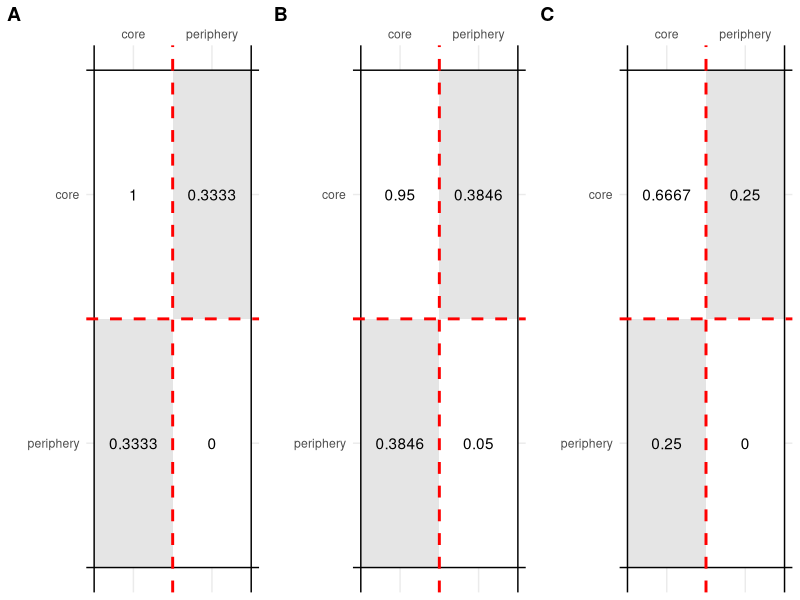
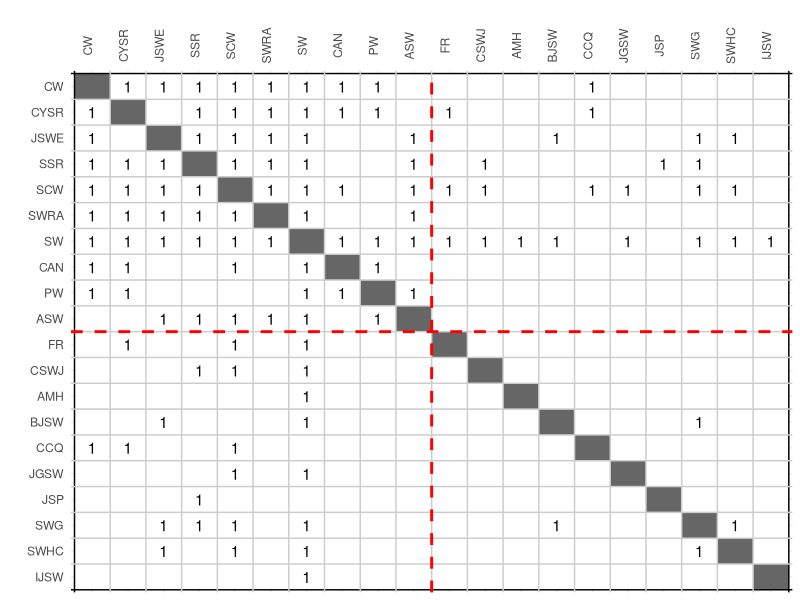
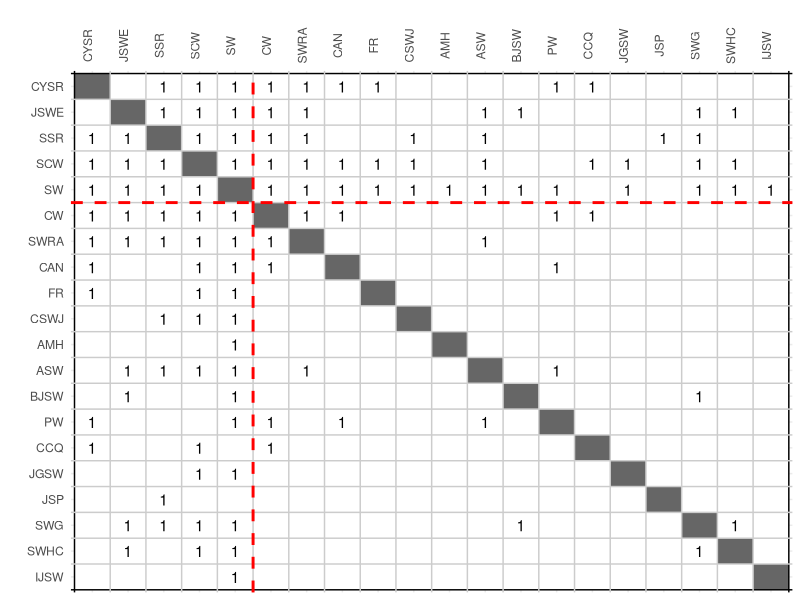

Generate these figures, in order, with R:
########################################################################################################################
## REVISING THE BORGATTI-EVERETT CORE-PERIPHERY MODEL
## (1) Figures
## R script written by [name removed for peer review]
## Date: Mar 5th, 2024
########################################################################################################################

# R PACKAGES REQUIRED
library(ggplot2);library(data.table);library(ggpubr);library(igraph)

# CLEAN ENVIRONMENT
rm(list=ls())

########################################################################################################################

# The three networks 

# BEFIG1
BEfig1 <- matrix(data=c(1,1,1,1,1,0,0,0,0,0,
                        1,1,1,1,0,1,1,1,0,0,
                        1,1,1,1,0,0,0,1,1,0,
                        1,1,1,1,1,0,0,0,0,1,
                        1,0,0,1,0,0,0,0,0,0,
                        0,1,0,0,0,0,0,0,0,0,
                        0,1,0,0,0,0,0,0,0,0,
                        0,1,1,0,0,0,0,0,0,0,
                        0,0,1,0,0,0,0,0,0,0,
                        0,0,0,1,0,0,0,0,0,0),
                 nrow=10,ncol=10,dimnames=list(1:10,1:10),byrow = TRUE)
# Send the diagonal to NA
diag(BEfig1) <- NA

# BAKER 
baker <- read.table('baker.txt',header=TRUE,sep='\t')
baker <- as.matrix(baker[,-1])
rownames(baker) <- colnames(baker) <- toupper(colnames(baker))

# Send the diagonal to NA
diag(baker) <- NA

# GALTUNG NETWORK

names <- c(paste('c',1:4,sep=''),paste('p',c(11,12,21,22,31,32,33,41,42),sep=''))
galtung <- matrix(data=c(1,1,0,1,1,1,0,0,0,0,0,0,0,
                         1,1,1,0,0,0,1,1,0,0,0,0,0,
                         0,1,1,1,0,0,0,0,1,1,1,0,0,
                         1,0,1,1,0,0,0,0,0,0,0,1,1,
                         1,0,0,0,0,0,0,0,0,0,0,0,0,
                         1,0,0,0,0,0,0,0,0,0,0,0,0,
                         0,1,0,0,0,0,0,0,0,0,0,0,0,
                         0,1,0,0,0,0,0,0,0,0,0,0,0,
                         0,0,1,0,0,0,0,0,0,0,0,0,0,
                         0,0,1,0,0,0,0,0,0,0,0,0,0,
                         0,0,1,0,0,0,0,0,0,0,0,0,0,
                         0,0,0,1,0,0,0,0,0,0,0,0,0,
                         0,0,0,1,0,0,0,0,0,0,0,0,0),
                  nrow=13,ncol=13,dimnames=list(names,names),byrow = TRUE)
# Send the diagonal to NA
diag(galtung) <- NA

########################################################################################################################

# NETWORK VISUALIZATIONS

f1 <- graph_from_adjacency_matrix(BEfig1,mode='undirected')
f2 <- graph_from_adjacency_matrix(baker,mode='undirected')
f3 <- graph_from_adjacency_matrix(galtung,mode='undirected')

jpeg(filename="Fig1.jpeg",width=12,height=4.5,units='in',res=500)
par(mfrow=c(1,3))
set.seed(0708)
plot.igraph(f1,
            vertex.color='grey80',vertex.size=28,
            edge.color='grey20',edge.width=3,
            layout=layout_with_fr(f1),
            main='BEfig1 example')
plot.igraph(f2,
            vertex.color='grey80',vertex.size=28,
            edge.color='grey20',edge.width=3,
            layout=layout_with_kk(f2),
            main="Baker's binary example")
plot.igraph(f3,
            vertex.color='grey80',vertex.size=28,
            edge.color='grey20',edge.width=3,
            layout=layout_with_fr(f3),
            main="Galtung's feudal structure example")
dev.off()

rm(f1);rm(f2);rm(f3)
par(mfrow=c(1,1))

########################################################################################################################

# PARTITION VISUALIZATIONS

# BEFIG1

# Turn the matrix into data table
BEfig1dt <- as.data.table(reshape2::melt(BEfig1))

# Turn the values to a factor
BEfig1dt[,Var1 := factor(Var1)]
BEfig1dt[,Var2 := factor(Var2,levels=rev(1:10))]

# Visualizaton
# Set members of core, and members of periphery
core <- paste(1:4)
periphery <- paste(5:10)

p1 <- ggplot(data = BEfig1dt, aes(x = Var1, y = Var2)) +
  geom_tile(fill = ifelse(BEfig1dt$Var1 == BEfig1dt$Var2,'grey40',
                          ifelse(BEfig1dt$Var1 %in% core & BEfig1dt$Var2 %in% core,'white',
                                 ifelse(BEfig1dt$Var1 %in% periphery & BEfig1dt$Var2 %in% periphery,'white','grey90')))) +
  # borders of the matrix
  geom_vline(xintercept = c(0.5,10.5), color = 'black') +
  geom_hline(yintercept = c(0.5,10.5), color = 'black') +
  # border of the cells
  geom_vline(xintercept = seq(1.5,9.5,by=1), color = 'grey80') +
  geom_hline(yintercept = seq(1.5,9.5,by=1), color = 'grey80') +
  # partition of the blockmodel
  geom_vline(xintercept = 4.5, color = 'red',linetype='dashed',linewidth=1) +
  geom_hline(yintercept = 6.5, color = 'red',linetype='dashed',linewidth=1) +
  labs(x = '', y = '') +
  scale_x_discrete(position = "top") +
  geom_text(aes(label = ifelse(BEfig1dt$value == 1,value,''))) +
  theme_minimal() +
  theme(legend.position = 'none')

ggsave("Fig2.png", p1, width = 4, height = 4)

#############################

# BAKER

# Turn the matrix into data table
bakerdt <- as.data.table(reshape2::melt(baker))

# Turn the values to a factor
bakerdt[,Var1 := factor(Var1)]
bakerdt[,Var2 := factor(Var2,levels=rev(levels(bakerdt$Var1)))]

# VisualizatiOn
# Set members of core, and members of periphery
core <- rownames(baker)[1:7]
periphery <- rownames(baker)[!(rownames(baker) %in% core)]

p2 <- ggplot(data = bakerdt, aes(x = Var1, y = Var2)) +
  geom_tile(fill = ifelse(bakerdt$Var1 == bakerdt$Var2,'grey40',
                          ifelse(bakerdt$Var1 %in% core & bakerdt$Var2 %in% core,'white',
                                 ifelse(bakerdt$Var1 %in% periphery & bakerdt$Var2 %in% periphery,'white','grey90')))) +  
  # borders of the matrix
  geom_vline(xintercept = c(0.5,20.5), color = 'black') +
  geom_hline(yintercept = c(0.5,20.5), color = 'black') +
  # border of the cells
  geom_vline(xintercept = seq(1.5,19.5,by=1), color = 'grey80') +
  geom_hline(yintercept = seq(1.5,19.5,by=1), color = 'grey80') +
  # partition of the blockmodel
  geom_vline(xintercept = 7.5, color = 'red',linetype='dashed',linewidth=1) +
  geom_hline(yintercept = 13.5, color = 'red',linetype='dashed',linewidth=1) +
  labs(x = '', y = '') +
  scale_x_discrete(position = "top") +
  geom_text(aes(label = ifelse(bakerdt$value == 1,value,''))) +
  theme_minimal() +
  theme(legend.position = 'none') + 
  theme(axis.text.x = element_text(vjust = 1, angle = 90))  

#############################

# GALTUNG

# Turn the matrix into data table
galtungdt <- as.data.table(reshape2::melt(galtung))

# Turn the values to a factor
galtungdt[,Var1 := factor(Var1)]
galtungdt[,Var2 := factor(Var2,levels=rev(levels(galtungdt$Var1)))]

# Visualizaton
# Set members of core, and members of periphery
core <- rownames(galtung)[1:4]
periphery <- rownames(galtung)[!(rownames(galtung) %in% core)]

p3 <- ggplot(data = galtungdt, aes(x = Var1, y = Var2)) +
  geom_tile(fill = ifelse(galtungdt$Var1 == galtungdt$Var2,'grey40',
                          ifelse(galtungdt$Var1 %in% core & galtungdt$Var2 %in% core,'white',
                                 ifelse(galtungdt$Var1 %in% periphery & galtungdt$Var2 %in% periphery,'white','grey90')))) + 
  # borders of the matrix
  geom_vline(xintercept = c(0.5,13.5), color = 'black') +
  geom_hline(yintercept = c(0.5,13.5), color = 'black') +
  # border of the cells
  geom_vline(xintercept = seq(1.5,12.5,by=1), color = 'grey80') +
  geom_hline(yintercept = seq(1.5,12.5,by=1), color = 'grey80') +
  # partition of the blockmodel
  geom_vline(xintercept = 4.5, color = 'red',linetype='dashed',linewidth=1) +
  geom_hline(yintercept = 9.5, color = 'red',linetype='dashed',linewidth=1) +
  labs(x = '', y = '') +
  scale_x_discrete(position = "top") +
  geom_text(aes(label = ifelse(galtungdt$value == 1,value,''))) +
  theme_minimal() +
  theme(legend.position = 'none')

ggsave("Fig3.png",
       ggarrange(p2,p3,ncol=2,labels=c('A','B')),
       width =12, height = 6)

########################################################################################################################

# ALTERNATIVE IDEAL PATTERNS
core <- paste(1:4)
periphery <- paste(5:10)

# BEfig2
BEfig1dt[,ideal1 := ifelse(Var1 == Var2,NA,
                           ifelse(Var1 %in% core & Var2 %in% core,1,
                                  ifelse(Var1 %in% periphery & Var2 %in% periphery,0,0)))]
BEfig1dt[,ideal2 := ifelse(Var1 == Var2,NA,
                           ifelse(Var1 %in% core & Var2 %in% core,1,
                                  ifelse(Var1 %in% periphery & Var2 %in% periphery,0,1)))]
BEfig1dt[,ideal3 := ifelse(Var1 == Var2,NA,
                           ifelse(Var1 %in% core & Var2 %in% core,1,
                                  ifelse(Var1 %in% periphery & Var2 %in% periphery,0,1/3)))]

# Visualization
i1 <- ggplot(data = BEfig1dt, aes(x = Var1, y = Var2)) +
  geom_tile(fill = ifelse(BEfig1dt$Var1 == BEfig1dt$Var2,'grey40','white')) +
  # borders of the matrix
  geom_vline(xintercept = c(0.5,10.5), color = 'black') +
  geom_hline(yintercept = c(0.5,10.5), color = 'black') +
  # border of the cells
  geom_vline(xintercept = seq(1.5,9.5,by=1), color = 'grey80') +
  geom_hline(yintercept = seq(1.5,9.5,by=1), color = 'grey80') +
  # partition of the blockmodel
  geom_vline(xintercept = 4.5, color = 'red',linetype='dashed',linewidth=1) +
  geom_hline(yintercept = 6.5, color = 'red',linetype='dashed',linewidth=1) +
  labs(x = '', y = '') +
  scale_x_discrete(position = "top") +
  geom_text(aes(label = ifelse(BEfig1dt$ideal1 == 1,ideal1,''))) +
  theme_minimal() +
  theme(legend.position = 'none')

i2 <- ggplot(data = BEfig1dt, aes(x = Var1, y = Var2)) +
  geom_tile(fill = ifelse(BEfig1dt$Var1 == BEfig1dt$Var2,'grey40','white')) +
  # borders of the matrix
  geom_vline(xintercept = c(0.5,10.5), color = 'black') +
  geom_hline(yintercept = c(0.5,10.5), color = 'black') +
  # border of the cells
  geom_vline(xintercept = seq(1.5,9.5,by=1), color = 'grey80') +
  geom_hline(yintercept = seq(1.5,9.5,by=1), color = 'grey80') +
  # partition of the blockmodel
  geom_vline(xintercept = 4.5, color = 'red',linetype='dashed',linewidth=1) +
  geom_hline(yintercept = 6.5, color = 'red',linetype='dashed',linewidth=1) +
  labs(x = '', y = '') +
  scale_x_discrete(position = "top") +
  geom_text(aes(label = ifelse(BEfig1dt$ideal2 == 1,ideal2,''))) +
  theme_minimal() +
  theme(legend.position = 'none')

i3 <- ggplot(data = BEfig1dt, aes(x = Var1, y = Var2)) +
  geom_tile(fill = ifelse(BEfig1dt$Var1 == BEfig1dt$Var2,'grey40','white')) +
  # borders of the matrix
  geom_vline(xintercept = c(0.5,10.5), color = 'black') +
  geom_hline(yintercept = c(0.5,10.5), color = 'black') +
  # border of the cells
  geom_vline(xintercept = seq(1.5,9.5,by=1), color = 'grey80') +
  geom_hline(yintercept = seq(1.5,9.5,by=1), color = 'grey80') +
  # partition of the blockmodel
  geom_vline(xintercept = 4.5, color = 'red',linetype='dashed',linewidth=1) +
  geom_hline(yintercept = 6.5, color = 'red',linetype='dashed',linewidth=1) +
  labs(x = '', y = '') +
  scale_x_discrete(position = "top") +
  geom_text(aes(label = ifelse(BEfig1dt$ideal3 == 1,'1',
                               ifelse(BEfig1dt$ideal3 == 1/3,'1/3','')))) +
  theme_minimal() +
  theme(legend.position = 'none')

ggsave("Fig4.png",
       ggarrange(i1,i2,i3,ncol=3,labels=c('A','B','C')),
       width =12, height = 4)

########################################################################################################################

# BLOCK DENSITIES

# Ideal Blockmodel
reducedblock <- data.table(Var1 = rep(c('core','periphery'),each=2),
                           Var2 = rep(c('core','periphery'),times=2),
                           value = c(1,NA,NA,0))

reducedblock[,Var1 := factor(Var1)]
reducedblock[,Var2 := factor(Var2,levels=rev(levels(reducedblock$Var1)))]

# Reduced BEfig1
reducedBEfig1 <- reducedblock

reducedBEfig1$value[1] <- round(mean(BEfig1[1:4,1:4],na.rm=TRUE),4) # core
reducedBEfig1$value[2] <- reducedBEfig1$value[3] <- round(mean(BEfig1[5:10,1:4]),4) # cp/pc
reducedBEfig1$value[4] <- mean(BEfig1[5:10,5:10],na.rm=TRUE) # periphery

p3 <- ggplot(data = reducedBEfig1, aes(x = Var1, y = Var2)) +
  geom_tile(fill=ifelse(reducedBEfig1$Var1 == reducedBEfig1$Var2,'white','grey90')) +
  # borders of the matrix
  geom_vline(xintercept = c(0.5,2.5), color = 'black') +
  geom_hline(yintercept = c(0.5,2.5), color = 'black') +
  # border of the cells
  geom_vline(xintercept = 1.5, color = 'red',linetype='dashed',linewidth=1) +
  geom_hline(yintercept = 1.5, color = 'red',linetype='dashed',linewidth=1) +
  labs(x = '', y = '') +
  scale_x_discrete(position = "top") +
  geom_text(aes(label = reducedBEfig1$value)) +
  theme_minimal() +
  theme(legend.position = 'none')

#########################

# Reduced Baker
reducedbaker <- reducedblock

reducedbaker$value[1] <- round(mean(baker[1:7,1:7],na.rm=TRUE),2) # core
reducedbaker$value[2] <- reducedbaker$value[3] <- round(mean(baker[8:20,1:7]),4) # cp/pc
reducedbaker$value[4] <- round(mean(baker[8:20,8:20],na.rm=TRUE),2) # periphery

p4 <- ggplot(data = reducedbaker, aes(x = Var1, y = Var2)) +
  geom_tile(fill=ifelse(reducedbaker$Var1 == reducedbaker$Var2,'white','grey90')) +
  # borders of the matrix
  geom_vline(xintercept = c(0.5,2.5), color = 'black') +
  geom_hline(yintercept = c(0.5,2.5), color = 'black') +
  # border of the cells
  geom_vline(xintercept = 1.5, color = 'red',linetype='dashed',linewidth=1) +
  geom_hline(yintercept = 1.5, color = 'red',linetype='dashed',linewidth=1) +
  labs(x = '', y = '') +
  scale_x_discrete(position = "top") +
  geom_text(aes(label = reducedbaker$value)) +
  theme_minimal() +
  theme(legend.position = 'none')

#########################

# Reduced Galtung
reducedgaltung <- reducedblock

reducedgaltung$value[1] <- round(mean(galtung[1:4,1:4],na.rm=TRUE),4) # core
reducedgaltung$value[2] <- reducedgaltung$value[3] <- mean(galtung[5:13,1:4]) # cp/pc
reducedgaltung$value[4] <- mean(galtung[5:13,5:13],na.rm=TRUE) # periphery

p5 <- ggplot(data = reducedgaltung, aes(x = Var1, y = Var2)) +
  geom_tile(fill=ifelse(reducedgaltung$Var1 == reducedgaltung$Var2,'white','grey90')) +
  # borders of the matrix
  geom_vline(xintercept = c(0.5,2.5), color = 'black') +
  geom_hline(yintercept = c(0.5,2.5), color = 'black') +
  # border of the cells
  geom_vline(xintercept = 1.5, color = 'red',linetype='dashed',linewidth=1) +
  geom_hline(yintercept = 1.5, color = 'red',linetype='dashed',linewidth=1) +
  labs(x = '', y = '') +
  scale_x_discrete(position = "top") +
  geom_text(aes(label = reducedgaltung$value)) +
  theme_minimal() +
  theme(legend.position = 'none')

ggarrange(p3,p4,p5,ncol=3,labels=c('A','B','C'),width =10, height = 3)

########################################################################################################################

# ALTERNATIVE SOLUTIONS (BAKER)

# SECOND VERSION
neworder <- c(rownames(baker)[1:8],'PW','ASW',rownames(baker)[c(9:11,13,15:20)])

bakerdt2 <- bakerdt
bakerdt2[,Var1 := factor(Var1,levels=neworder)]
bakerdt2[,Var2 := factor(Var2,levels=rev(levels(bakerdt2$Var1)))]

# VisualizatiOn
core <- c(rownames(baker)[1:8],'PW','ASW')
periphery <- rownames(baker)[!(rownames(baker) %in% core)]

ggplot(data = bakerdt2, aes(x = Var1, y = Var2)) +
  geom_tile(fill = ifelse(bakerdt2$Var1 == bakerdt2$Var2,'grey40','white')) +
  # borders of the matrix
  geom_vline(xintercept = c(0.5,20.5), color = 'black') +
  geom_hline(yintercept = c(0.5,20.5), color = 'black') +
  # border of the cells
  geom_vline(xintercept = seq(1.5,19.5,by=1), color = 'grey80') +
  geom_hline(yintercept = seq(1.5,19.5,by=1), color = 'grey80') +
  # partition of the blockmodel
  geom_vline(xintercept = 10.5, color = 'red',linetype='dashed',linewidth=1) +
  geom_hline(yintercept = 10.5, color = 'red',linetype='dashed',linewidth=1) +
  labs(x = '', y = '') +
  scale_x_discrete(position = "top") +
  geom_text(aes(label = ifelse(bakerdt2$value == 1,value,''))) +
  theme_minimal() +
  theme(legend.position = 'none') + 
  theme(axis.text.x = element_text(vjust = 1, angle = 90))  

#########################

# THIRD VERSION
neworder2 <- c(rownames(baker)[2:5],'SW','CW','SWRA','CAN','FR','CSWJ','AMH','ASW','BJSW','PW',rownames(baker)[15:20])

bakerdt3 <- bakerdt
bakerdt3[,Var1 := factor(Var1,levels=neworder2)]
bakerdt3[,Var2 := factor(Var2,levels=rev(levels(bakerdt3$Var1)))]

# VisualizatiOn
core <- c('CYSR','JSWE','SSR','SCW','SW')
periphery <- rownames(baker)[!(rownames(baker) %in% core)]

ggplot(data = bakerdt3, aes(x = Var1, y = Var2)) +
  geom_tile(fill = ifelse(bakerdt3$Var1 == bakerdt3$Var2,'grey40','white')) +
  # borders of the matrix
  geom_vline(xintercept = c(0.5,20.5), color = 'black') +
  geom_hline(yintercept = c(0.5,20.5), color = 'black') +
  # border of the cells
  geom_vline(xintercept = seq(1.5,19.5,by=1), color = 'grey80') +
  geom_hline(yintercept = seq(1.5,19.5,by=1), color = 'grey80') +
  # partition of the blockmodel
  geom_vline(xintercept = 5.5, color = 'red',linetype='dashed',linewidth=1) +
  geom_hline(yintercept = 15.5, color = 'red',linetype='dashed',linewidth=1) +
  labs(x = '', y = '') +
  scale_x_discrete(position = "top") +
  geom_text(aes(label = ifelse(bakerdt3$value == 1,value,''))) +
  theme_minimal() +
  theme(legend.position = 'none') + 
  theme(axis.text.x = element_text(vjust = 1, angle = 90))  

########################################################################################################################

# FIGURE 5

# Ideal-pattern when inter-categorical ties are set to .2833 and .3833
BEfig1dt[,ideal4 := ifelse(ideal3 == 1/3,0.2833,ideal3)]
BEfig1dt[,ideal5 := ifelse(ideal3 == 1/3,0.3833,ideal3)]

# Corr test
cor.test(BEfig1dt$value,BEfig1dt$ideal3)
cor.test(BEfig1dt$value,BEfig1dt$ideal4)
cor.test(BEfig1dt$value,BEfig1dt$ideal5)

# To identify the block of each pair...
BEfig1dt[,block := ifelse(Var1 %in% 1:4 & Var2 %in% 1:4,'Core',
                 ifelse(Var1 %in% 5:10 & Var2 %in% 5:10,'Periphery','Inter-categorical'))]

ip1<- ggplot(data=BEfig1dt,aes(x=value,y=ideal3)) +
  geom_smooth(method='lm',se=FALSE,color='grey20') +
  geom_jitter(aes(fill=block,shape=block),width = 0.025, height = 0.025,alpha=2/3) +
  annotate("text",x=.15,y=.9,label = parse(text = "d == 0.3333")) +
  annotate("text",x=.15,y=.8,label = parse(text = "rho == 0.6686")) +  
  scale_shape_manual(values = c('Core'=24,'Inter-categorical'=23,'Periphery'=25)) +
  labs(x='',y='',fill='Block',shape='Block') +
  theme_bw() + theme(legend.position = 'top')

ip2 <- ggplot(data=BEfig1dt,aes(x=value,y=ideal4)) +
  geom_smooth(method='lm',se=FALSE,color='grey20') +
  geom_jitter(aes(fill=block,shape=block),width = 0.025, height = 0.025,alpha=2/3) +
  annotate("text",x=.15,y=.9,label = parse(text = "d == 0.2833")) +
  annotate("text",x=.15,y=.8,label = parse(text = "rho == 0.6664")) +  
  scale_shape_manual(values = c('Core'=24,'Inter-categorical'=23,'Periphery'=25)) +
  labs(x='',y='',fill='Block',shape='Block') +  theme_bw() + theme(legend.position = 'top') 

ip3 <- ggplot(data=BEfig1dt,aes(x=value,y=ideal5)) +
  geom_smooth(method='lm',se=FALSE,color='grey20') +
  geom_jitter(aes(fill=block,shape=block),width = 0.025, height = 0.025,alpha=2/3) +
  annotate("text",x=.15,y=.9,label = parse(text = "d == 0.3833")) +
  annotate("text",x=.15,y=.8,label = parse(text = "rho == 0.6665")) +  
  scale_shape_manual(values = c('Core'=24,'Inter-categorical'=23,'Periphery'=25)) +
  labs(x='',y='',fill='Block',shape='Block') +  theme_bw() + theme(legend.position = 'top')

##########################

# EXACT-DENSITY BLOCK

BEfig1dt[,edb1 := value]
BEfig1dt[,edb2 := value]

# Remove a tie
BEfig1dt[Var1 == 1 & Var2 == 5]$edb1 <- BEfig1dt[Var1 == 5 & Var2 == 1]$edb1 <- 0
# Add a tie
BEfig1dt[Var1 == 1 & Var2 == 6]$edb2 <- BEfig1dt[Var1 == 6 & Var2 == 1]$edb2 <- 1

# Correlation
cor.test(BEfig1dt$value,BEfig1dt$value)
cor.test(BEfig1dt$value,BEfig1dt$edb1)
cor.test(BEfig1dt$value,BEfig1dt$edb2)

edb1 <- ggplot(data=BEfig1dt,aes(x=value,y=value)) +
  geom_smooth(method='lm',se=FALSE,color='grey20') +
  geom_jitter(aes(fill=block,shape=block),width = 0.025, height = 0.025,alpha=2/3) +
  annotate("text",x=.15,y=.9,label = parse(text = "d == 0.3333")) +
  annotate("text",x=.15,y=.8,label = parse(text = "rho == 1")) +  
  scale_shape_manual(values = c('Core'=24,'Inter-categorical'=23,'Periphery'=25)) +
  labs(x='',y='',fill='Block',shape='Block') +  theme_bw() + theme(legend.position = 'top')

edb2 <- ggplot(data=BEfig1dt,aes(x=value,y=edb1)) +
  geom_smooth(method='lm',se=FALSE,color='grey20') +
  geom_jitter(aes(fill=block,shape=block),width = 0.025, height = 0.025,alpha=2/3) +
  annotate("text",x=.15,y=.9,label = parse(text = "d == 0.2833")) +
  annotate("text",x=.15,y=.8,label = parse(text = "rho == 0.9484")) +  
  scale_shape_manual(values = c('Core'=24,'Inter-categorical'=23,'Periphery'=25)) +
  labs(x='',y='',fill='Block',shape='Block') +  theme_bw() + theme(legend.position = 'top')

edb3 <- ggplot(data=BEfig1dt,aes(x=value,y=edb2)) +
  geom_smooth(method='lm',se=FALSE,color='grey20') +
  geom_jitter(aes(fill=block,shape=block),width = 0.025, height = 0.025,alpha=2/3) +
  annotate("text",x=.15,y=.9,label = parse(text = "d == 0.3833")) +
  annotate("text",x=.15,y=.8,label = parse(text = "rho == 0.9504")) +  
  scale_shape_manual(values = c('Core'=24,'Inter-categorical'=23,'Periphery'=25)) +
  labs(x='',y='',fill='Block',shape='Block') +  theme_bw() + theme(legend.position = 'top')

ggsave("Fig5.png",
       ggarrange(edb1,ip1,edb2,ip2,edb3,ip3,
                 nrow=3,ncol=2,labels=c('A','B','C','D','E','F'),common.legend = TRUE),
       width=6,height=9)

########################################################################################################################

# P-CORE

core <- data.table(Var1 = rep(1:5,time=5),
                   Var2 = rep(1:5,each=5),
                   value = c(NA,1,1,0,1,
                             0,NA,0,1,1,
                             1,1,NA,1,1,
                             1,0,0,NA,0,
                             0,1,0,1,NA))

core[,Var1 := factor(Var1)]
core[,Var2 := factor(Var2,levels=rev(1:5))]

p1 <- ggplot(data = core,
             aes(x = Var1, y = Var2)) +
  geom_tile(fill=ifelse(core$Var1 == core$Var2,'grey40','white')) +
  # borders of the matrix
  geom_vline(xintercept = c(0.5,5.5), color = 'black') +
  geom_hline(yintercept = c(0.5,5.5), color = 'black') +
  # border of the cells
  geom_vline(xintercept = seq(1.5,4.5,by=1), color = 'grey80') +
  geom_hline(yintercept = seq(1.5,4.5,by=1), color = 'grey80') +
  labs(x = '', y = '') +
  scale_x_discrete(position = "top") +
  geom_text(aes(label = ifelse(core$value == 1,1,''))) +
  theme_minimal() +
  theme(legend.position = 'none',axis.text.x=element_blank(),axis.text.y=element_blank())

# Rearranged the values
core[,value2 := c(1,1,1,0,NA,
                  1,1,0,0,NA,
                  1,1,1,1,NA,
                  1,0,0,0,NA,
                  1,1,0,0,NA)]

p2 <- ggplot(data = core,
             aes(x = Var1, y = Var2)) +
  geom_tile(fill=ifelse(is.na(core$value2),'grey40','white')) +
  # borders of the matrix
  geom_vline(xintercept = c(0.5,5.5), color = 'black') +
  geom_hline(yintercept = c(0.5,5.5), color = 'black') +
  # border of the cells
  geom_vline(xintercept = seq(1.5,4.5,by=1), color = 'grey80') +
  geom_hline(yintercept = seq(1.5,4.5,by=1), color = 'grey80') +
  labs(x = '', y = '') +
  scale_x_discrete(position = "top") +
  geom_text(aes(label = ifelse(core$value2 == 1,1,''))) +
  theme_minimal() +
  theme(legend.position = 'none',axis.text.x=element_blank(),axis.text.y=element_blank())

core[,value3 := c(1,1,1,1,1,
                  1,1,0,1,1,
                  0,1,0,1,1,
                  0,0,0,0,0,
                  NA,NA,NA,NA,NA)]

p3 <- ggplot(data = core,
             aes(x = Var1, y = Var2)) +
  geom_tile(fill=ifelse(is.na(core$value3),'grey40','white')) +
  # borders of the matrix
  geom_vline(xintercept = c(0.5,5.5), color = 'black') +
  geom_hline(yintercept = c(0.5,5.5), color = 'black') +
  # border of the cells
  geom_vline(xintercept = seq(1.5,4.5,by=1), color = 'grey80') +
  geom_hline(yintercept = seq(1.5,4.5,by=1), color = 'grey80') +
  labs(x = '', y = '') +
  scale_x_discrete(position = "top") +
  geom_text(aes(label = ifelse(core$value3 == 1,1,''))) +
  theme_minimal() +
  theme(legend.position = 'none',axis.text.x=element_blank(),axis.text.y=element_blank())

# Ideal blocks
core[,ideal1 := c(1,1,1,0,NA,
                  1,1,0,0,NA,
                  1,1,1,1,NA,
                  1,1,0,0,NA,
                  1,1,0,0,NA)]

p4 <- ggplot(data = core,
       aes(x = Var1, y = Var2)) +
  geom_tile(fill=ifelse(is.na(core$value2),'grey40',
                        ifelse(core$Var1 %in% 1:2, 'darkseagreen1','white'))) +
  # borders of the matrix
  geom_vline(xintercept = c(0.5,5.5), color = 'black') +
  geom_hline(yintercept = c(0.5,5.5), color = 'black') +
  # border of the cells
  geom_vline(xintercept = seq(1.5,4.5,by=1), color = 'grey80') +
  geom_hline(yintercept = seq(1.5,4.5,by=1), color = 'grey80') +
  # Cut-off point (0.75 p-core)
  geom_vline(xintercept = 2.5, color = 'darkseagreen4',linetype='dashed',linewidth=1) +
  labs(x = '', y = '') +
  scale_x_discrete(position = "top") +
  geom_text(aes(label = ifelse(core$ideal1 == 1,1,''))) +
  theme_minimal() +
  theme(legend.position = 'none',axis.text.x=element_blank(),axis.text.y=element_blank())

core[,ideal2 := c(1,1,1,1,1,
                  1,1,1,1,1,
                  0,1,0,1,1,
                  0,0,0,0,0,
                  NA,NA,NA,NA,NA)]

p5 <- ggplot(data = core,
       aes(x = Var1, y = Var2)) +
  geom_tile(fill=ifelse(is.na(core$value3),'grey40',
                        ifelse(core$Var2 %in% 1:2, 'darkseagreen1','white'))) +  # borders of the matrix
  geom_vline(xintercept = c(0.5,5.5), color = 'black') +
  geom_hline(yintercept = c(0.5,5.5), color = 'black') +
  # border of the cells
  geom_vline(xintercept = seq(1.5,4.5,by=1), color = 'grey80') +
  geom_hline(yintercept = seq(1.5,4.5,by=1), color = 'grey80') +
  # Cut-off point (0.75 p-core)
  geom_hline(yintercept = 3.5, color = 'darkseagreen4',linetype='dashed',linewidth=1) +
  labs(x = '', y = '') +
  scale_x_discrete(position = "top") +
  geom_text(aes(label = ifelse(core$ideal2 == 1,1,''))) +
  theme_minimal() +
  theme(legend.position = 'none',axis.text.x=element_blank(),axis.text.y=element_blank())

# Visualization
empty_plot <- ggplot() + theme_void()

ggsave("Fig6.png",
       ggarrange(ggarrange(empty_plot,p1,empty_plot,ncol=1,labels=c('','A',''),heights = c(1,2,1)),
                 ggarrange(p2,p4,p3,p5,nrow=2,ncol=2,labels=c('B','D','C','E')),
                 ncol=2,widths = c(1,2)),
       width=6,height=4)

########################################################################################################################